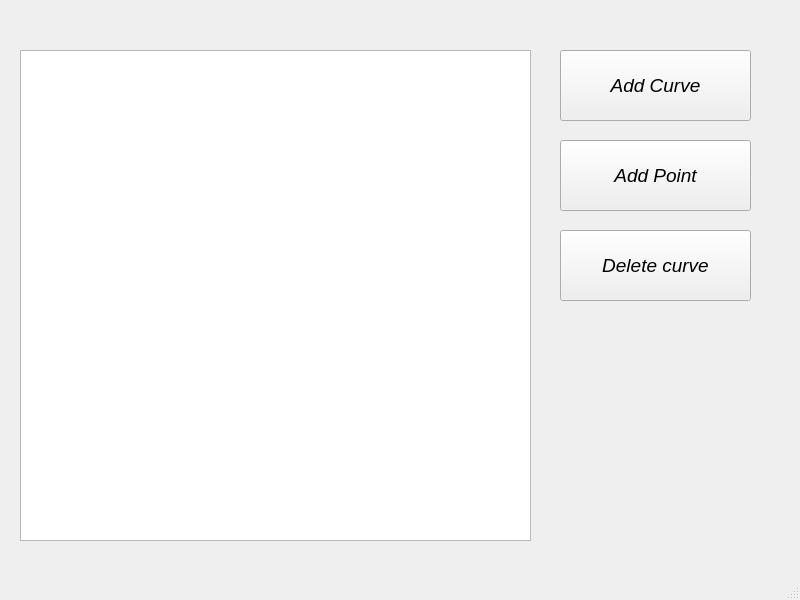
<?xml version="1.0" encoding="UTF-8"?>
<ui version="4.0">
 <class>MainWindow</class>
 <widget class="QMainWindow" name="MainWindow">
  <property name="geometry">
   <rect>
    <x>0</x>
    <y>0</y>
    <width>800</width>
    <height>600</height>
   </rect>
  </property>
  <property name="windowTitle">
   <string>MainWindow</string>
  </property>
  <widget class="QWidget" name="centralwidget">
   <widget class="PlotWidget" name="pyqt_graph">
    <property name="geometry">
     <rect>
      <x>20</x>
      <y>50</y>
      <width>511</width>
      <height>491</height>
     </rect>
    </property>
   </widget>
   <widget class="QPushButton" name="addCurve_pushButton">
    <property name="geometry">
     <rect>
      <x>560</x>
      <y>50</y>
      <width>191</width>
      <height>71</height>
     </rect>
    </property>
    <property name="font">
     <font>
      <pointsize>14</pointsize>
      <italic>true</italic>
     </font>
    </property>
    <property name="text">
     <string>Add Curve</string>
    </property>
   </widget>
   <widget class="QPushButton" name="deleteCurve_pushButton">
    <property name="geometry">
     <rect>
      <x>560</x>
      <y>230</y>
      <width>191</width>
      <height>71</height>
     </rect>
    </property>
    <property name="font">
     <font>
      <pointsize>14</pointsize>
      <italic>true</italic>
     </font>
    </property>
    <property name="text">
     <string>Delete curve</string>
    </property>
   </widget>
   <widget class="QPushButton" name="addPoint_pushButton">
    <property name="geometry">
     <rect>
      <x>560</x>
      <y>140</y>
      <width>191</width>
      <height>71</height>
     </rect>
    </property>
    <property name="font">
     <font>
      <pointsize>14</pointsize>
      <italic>true</italic>
     </font>
    </property>
    <property name="text">
     <string>Add Point</string>
    </property>
   </widget>
  </widget>
  <widget class="QMenuBar" name="menubar">
   <property name="geometry">
    <rect>
     <x>0</x>
     <y>0</y>
     <width>800</width>
     <height>25</height>
    </rect>
   </property>
  </widget>
  <widget class="QStatusBar" name="statusbar"/>
 </widget>
 <customwidgets>
  <customwidget>
   <class>PlotWidget</class>
   <extends>QGraphicsView</extends>
   <header>pyqtgraph</header>
  </customwidget>
 </customwidgets>
 <resources/>
 <connections/>
</ui>
